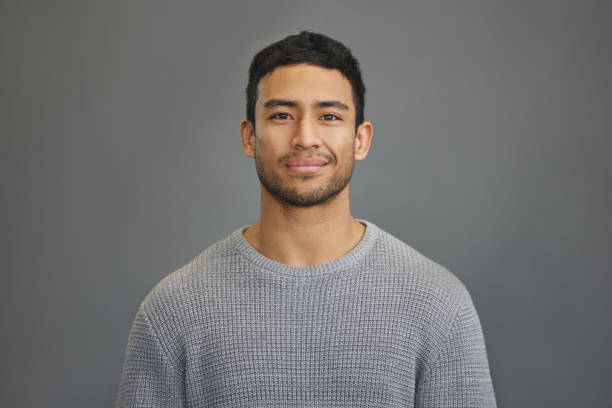
#> input picture src/data/guy.jpg, 612 x 408 px, found by its file name
$ python process_images.py
#> lines starting #> are read from the running program, lines starting #| are printed output that depends on the picture; after the words box and inside, x2 and y2 are one past the last pixel; in counts of white or black regions, pixels touching at a corner belong together
"""
    Followed this tutorial : https://www.datacamp.com/tutorial/face-detection-python-opencv
"""

import os
import cv2
import numpy as np
import kagglehub
import matplotlib.pyplot as plt

# [21 lines of commented-out code are left out]
im_path = "src/data/guy.jpg"
im = cv2.imread(im_path)
#> im is the input picture: shape (408, 612, 3); mean B, G, R 111.6, 112.8, 114.8
print(im.shape)
#| (408, 612, 3)

# Convert to grey
gray_im = cv2.cvtColor(im,cv2.COLOR_BGR2GRAY)
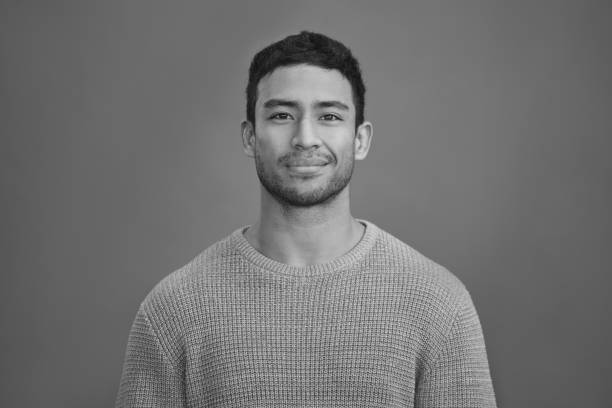
#> gray_im: shape (408, 612); min 14, max 217, mean 113.3
print(gray_im.shape)
#| (408, 612)

# Load face detection classifier
face_classifier = cv2.CascadeClassifier(
    cv2.data.haarcascades + "haarcascade_frontalface_default.xml"
)

# Call classifier on image to detect faces of any size
face = face_classifier.detectMultiScale(
    gray_im, scaleFactor=1.1 , minNeighbors=5 , minSize=(40,40)
)
#> face = [[242, 65, 130, 130]]

# TODO : Crop the image to the bounding box, and then scale the image to the desired resolution

# Draw a rectangle on the face
for (x, y, w, h) in face:
    cv2.rectangle(im, (x, y), (x + w, y + h), (0, 255, 0), 4)
#> this loop made 1 pass
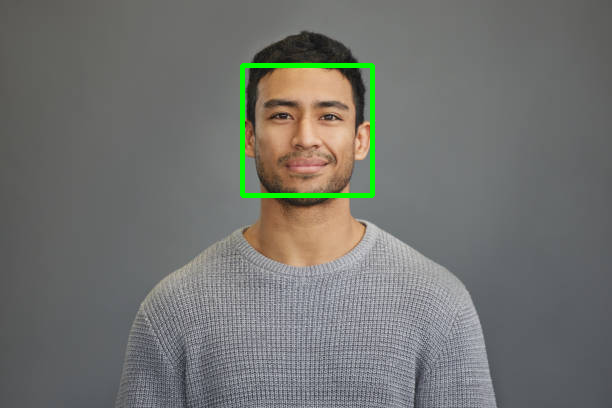
#> im: shape (408, 612, 3); 1.04% of pixels changed, all inside (x1, y1, x2, y2) = (240, 63, 375, 198)

im_rgb = cv2.cvtColor(im, cv2.COLOR_BGR2BGRA)
print(im_rgb.shape)
#| (408, 612, 4)
cv2.imwrite("src/data/newguy.jpg",im_rgb)

print("Done")

$ run again, with src/data/face.jpg copied over src/data/guy.jpg
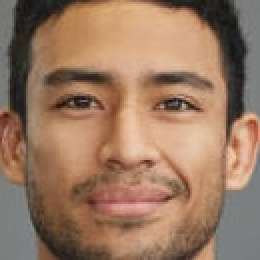
#> input picture src/data/face.jpg, 130 x 130 px, found by its file name (shown 2 times larger)
#> im is the input picture: shape (130, 130, 3); mean B, G, R 97.1, 120.1, 153.2
#| (130, 130, 3)
#> `gray_im = cv2.cvtColor(im,cv2.COLOR_BGR2GRAY)`:
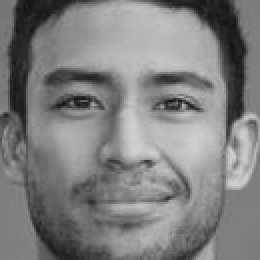
#> gray_im: shape (130, 130) (shown 2 times larger); min 13, max 210, mean 127.4
#| (130, 130)
#> face = [[11, 9, 107, 107]]
#> the loop `for (x, y, w, h) in face:` made 1 pass
#> after the loop `for (x, y, w, h) in face:`:
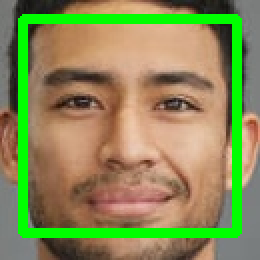
#> im: shape (130, 130, 3) (shown 2 times larger); 12.59% of pixels changed, all inside (x1, y1, x2, y2) = (9, 7, 121, 119)
#| (130, 130, 4)
